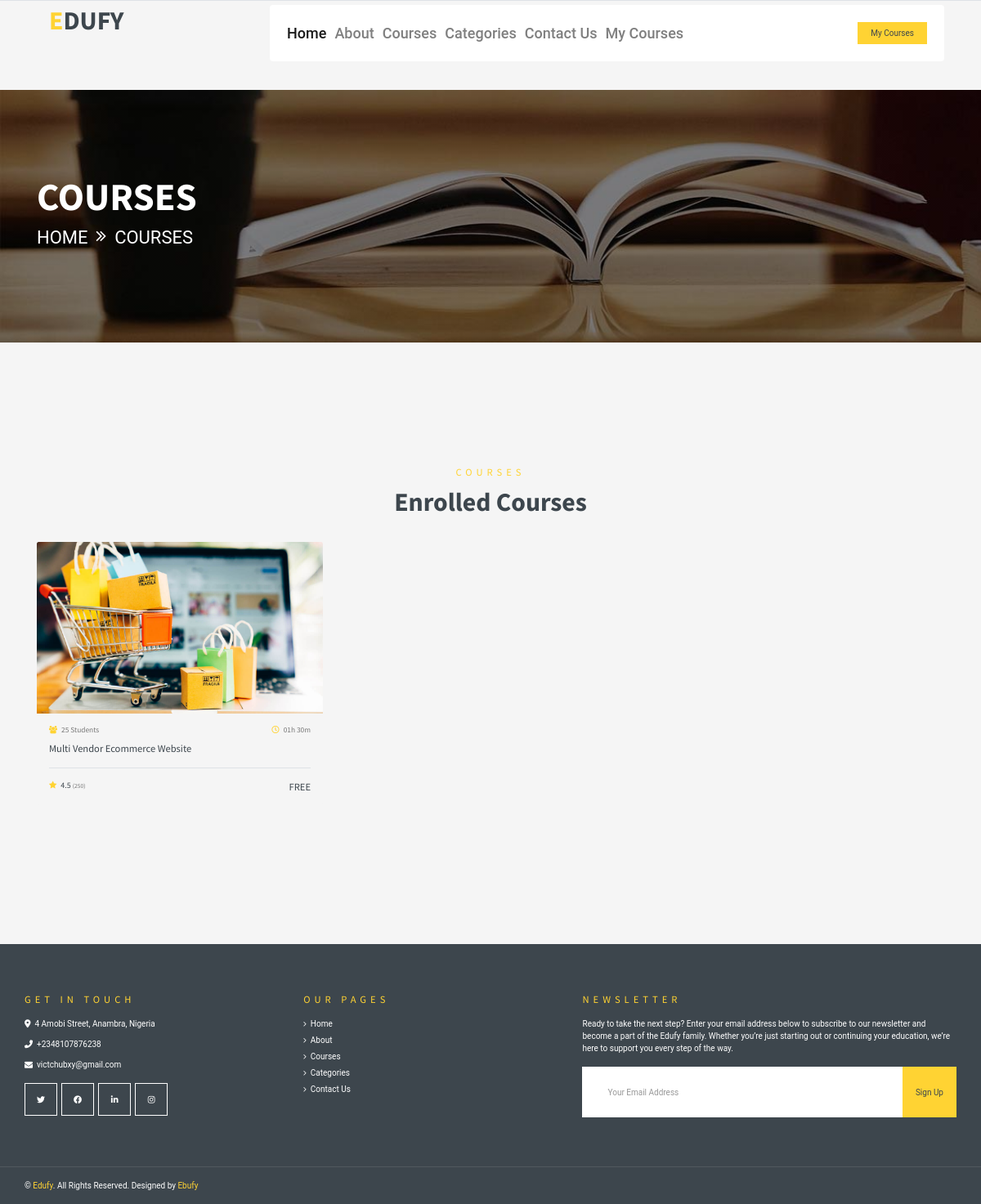
Screenshot of /user_course/ (signed in) with the database file from the repository.
### course_app/models.py (models this page shows, shortened)
class User_course(models.Model):
    user = models.ForeignKey(User, on_delete=models.SET_NULL, null=True)
    course = models.ForeignKey(Course, on_delete=models.SET_NULL, null=True)
    paid = models.BooleanField(default=False)
    points = models.CharField(max_length=700, null=True)
    date_created = models.DateTimeField(auto_now_add=True)
    def __str__(self):
        return self.course.name

class Course(models.Model):
    STATUS = (
        ('Draft', 'Draft'),
        ('Published', 'Published'),
    )
    name = models.CharField(max_length=200, null=True)
    image = models.ImageField(upload_to='author/')
    video_link = models.CharField(max_length=200, null=True, blank=True)
    date_created = models.DateTimeField(auto_now_add=True)
    author = models.ForeignKey(Author, on_delete=models.CASCADE, null=True)
    category = models.ForeignKey(Category, on_delete=models.SET_NULL, null=True)
    descriptions = models.TextField(null=True, blank=True)
    price = models.IntegerField(default='0', null=True)
    discount = models.IntegerField(default='0', null=True)
    status = models.CharField(choices=STATUS, max_length=200, null=True)
    thumb_nail = models.ImageField(upload_to='author/', null=True)
    @property
    def imageURL(self):
        try:
            url = self.image.url
        except:
            url = ''
        return url

### course_app/views.py (the view)
# urls.py: path('user_course/', views.user_course, name="user_course"),
def user_course(request):
    if request.user.is_authenticated:
        user = request.user
    else:
        user = None
    courses = User_course.objects.filter(user=user)
    context = {'courses': courses}
    print(courses)
    return render(request, 'course_app/user_course.html', context)

### course_app/templates/course_app/user_course.html
{% extends 'course_app/main.html' %}
{% load static %}
{% block content %}
    <div class="container-fluid page-header" style="margin-bottom: 90px;">
        <div class="container">
            <div class="d-flex flex-column justify-content-center" style="min-height: 300px">
                <h3 class="display-4 text-white text-uppercase">Courses</h3>
                <div class="d-inline-flex text-white">
                    <p class="m-0 text-uppercase"><a class="text-white" href="">Home</a></p>
                    <i class="fa fa-angle-double-right pt-1 px-3"></i>
                    <p class="m-0 text-uppercase">Courses</p>
                </div>
            </div>
        </div>
    </div>
    <div class="container-fluid py-5">
        <div class="container py-5">
            <div class="text-center mb-5">
                <h5 class="text-primary text-uppercase mb-3" style="letter-spacing: 5px;">Courses</h5>
                <h1>Enrolled Courses</h1>
            </div>
            <div class="row">
                {% for course in courses %}
                <div class="col-lg-4 col-md-6 mb-4">
                    <div class="rounded overflow-hidden mb-2">
                        <a class="h5" href="{% url 'course_app:watch_course' course.course.id %}">
                          <img class="img-fluid" src="{{course.course.imageURL}}" alt="">
                          <div class="bg-secondary p-4">
                            <div class="d-flex justify-content-between mb-3">
                                <small class="m-0"><i class="fa fa-users text-primary mr-2"></i>25 Students</small>
                                <small class="m-0"><i class="far fa-clock text-primary mr-2"></i>01h 30m</small>
                            </div>
                            <a class="h5" href="{% url 'course_app:watch_course' course.course.id %}">{{course.course.name}}</a>
                            <div class="border-top mt-4 pt-4">
                                <div class="d-flex justify-content-between">
                                    <h6 class="m-0"><i class="fa fa-star text-primary mr-2"></i>4.5 <small>(250)</small></h6>
                                    {% if course.course.price == 0 %}
                                    <h5 class="m-0">FREE</h5>
                                    {% else %}
                                    <h5 class="m-0">${{course.course.price}}</h5>
                                    {% endif %}
                                </div>
                            </div>
                         </div>
                      </a>
                    </div>
                </div>
                {% endfor %}
            </div>
        </div>
    </div>
{% endblock content %}

### static/css/invoice.css (style rules this page uses)
.mb-4, .my-4 { margin-bottom: 1.5rem!important; }

### rows the page displays
User_course: course.imageURL (picture), course.name "Multi Vendor Ecommerce Website", shows "FREE"
